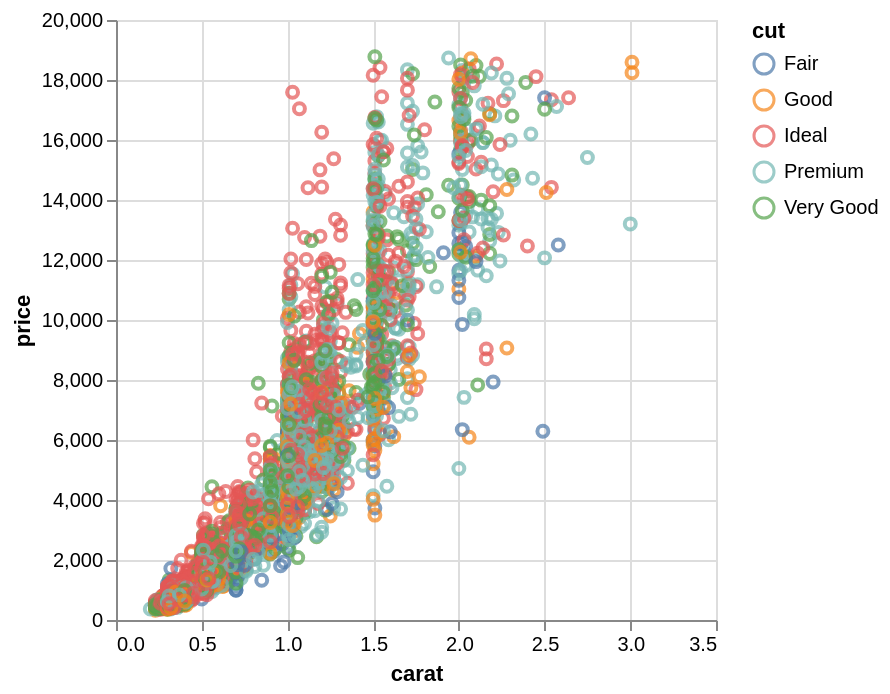

Notebook code for this chart:
### Code cell
#chart=alt.Chart(data_diamonds).mark_point().encode(x="carat",y="price",color="color")
chart=alt.Chart(data_diamonds_sel).mark_point().encode(x="carat",y="price",color="cut")
chart

### Figure 1 — Vega specification as saved in the notebook (floating-point values rounded to 4 significant figures; data arrays with more than 128 entries replaced by an {"elided": "..."} marker saying what was removed)
{"$schema": "https://vega.github.io/schema/vega/v5.json", "data": [{"name": "source_0", "values": {"elided": "5000 records"}}, {"name": "source_0_x_domain_carat", "values": [{"min": 0.2, "max": 3.01}]}, {"name": "source_0_y_domain_price", "values": [{"min": 327, "max": 18777}]}, {"name": "source_0_color_domain_cut", "values": [{"cut": "Ideal"}, {"cut": "Very Good"}, {"cut": "Premium"}, {"cut": "Good"}, {"cut": "Fair"}]}], "marks": [{"type": "symbol", "name": "marks", "from": {"data": "source_0"}, "encode": {"update": {"x": {"field": "carat", "scale": "x"}, "opacity": {"value": 0.7}, "y": {"field": "price", "scale": "y"}, "fill": {"value": "transparent"}, "stroke": {"field": "cut", "scale": "color"}}}, "style": ["point"]}], "scales": [{"name": "x", "type": "linear", "domain": [{"signal": "(data(\"source_0_x_domain_carat\")[0] || {}).min"}, {"signal": "(data(\"source_0_x_domain_carat\")[0] || {}).max"}], "range": [0, {"signal": "width"}], "zero": true, "nice": true}, {"name": "y", "type": "linear", "domain": [{"signal": "(data(\"source_0_y_domain_price\")[0] || {}).min"}, {"signal": "(data(\"source_0_y_domain_price\")[0] || {}).max"}], "range": [{"signal": "height"}, 0], "zero": true, "nice": true}, {"name": "color", "type": "ordinal", "domain": {"data": "source_0_color_domain_cut", "field": "cut", "sort": true}, "range": "category"}], "axes": [{"scale": "x", "domain": false, "minExtent": 0, "gridScale": "y", "ticks": false, "zindex": 0, "aria": false, "orient": "bottom", "labels": false, "maxExtent": 0, "grid": true, "tickCount": {"signal": "ceil(width/40)"}}, {"scale": "y", "minExtent": 0, "tickCount": {"signal": "ceil(height/40)"}, "aria": false, "grid": true, "zindex": 0, "labels": false, "ticks": false, "domain": false, "orient": "left", "maxExtent": 0, "gridScale": "x"}, {"scale": "x", "orient": "bottom", "grid": false, "labelOverlap": true, "title": "carat", "labelFlush": true, "tickCount": {"signal": "ceil(width/40)"}, "zindex": 0}, {"scale": "y", "grid": false, "orient": "left", "zindex": 0, "labelOverlap": true, "title": "price", "tickCount": {"signal": "ceil(height/40)"}}], "padding": 5, "height": 300, "style": "cell", "legends": [{"stroke": "color", "symbolType": "circle", "title": "cut", "encode": {"symbols": {"update": {"fill": {"value": "transparent"}, "opacity": {"value": 0.7}}}}}], "background": "white", "width": 300}
